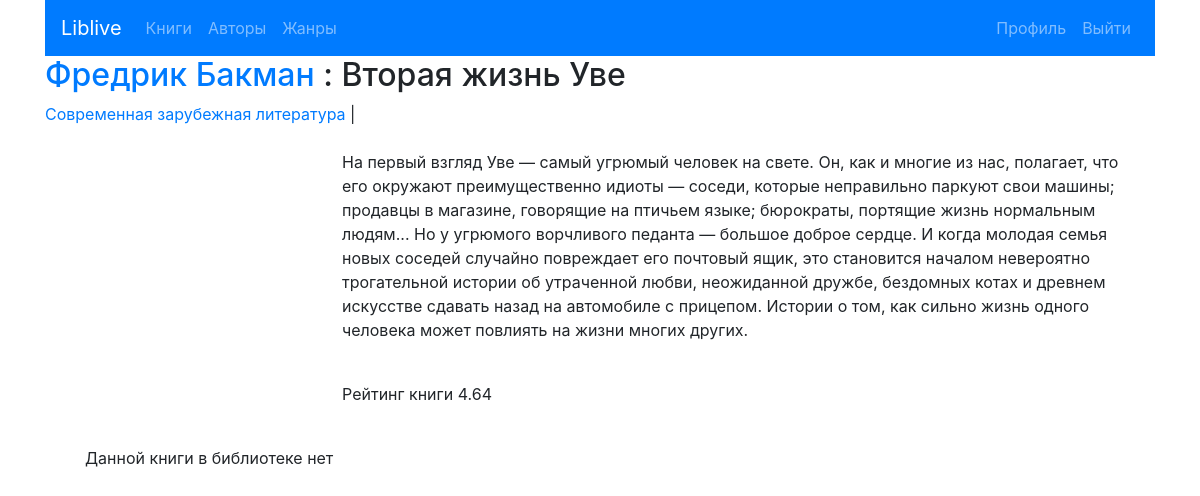
The app's page /book/3/ (signed in), older data.
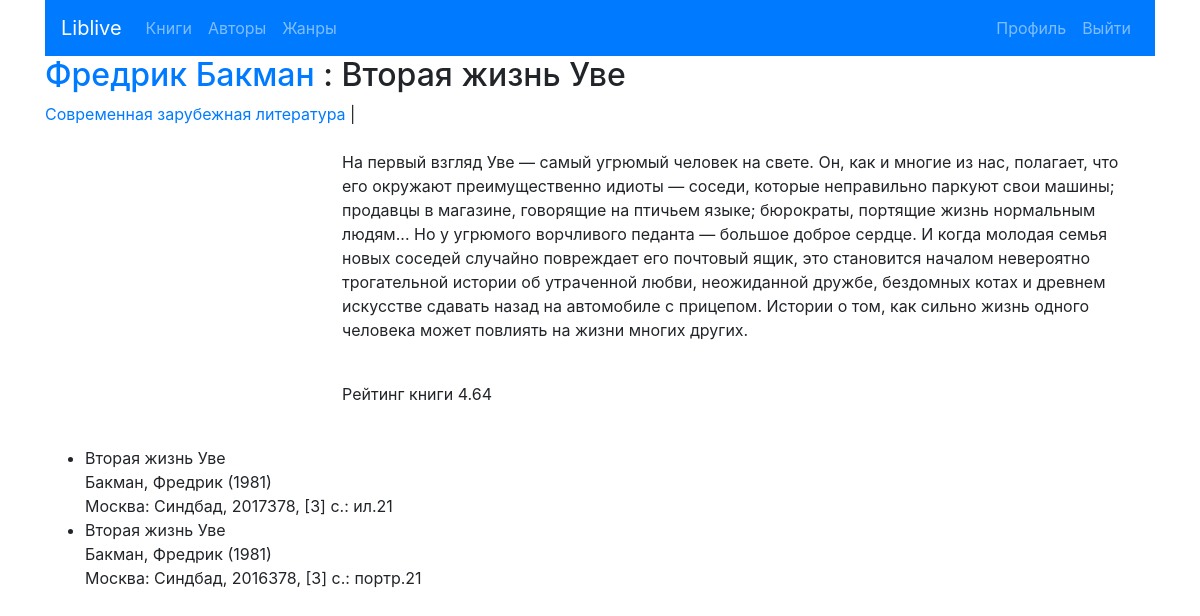
The same page, newer data.
### liv/models.py (models this page shows, shortened)
class Genre(models.Model):
    name = models.CharField(max_length=200)
    def __str__(self):
        return self.name

class ActualBook(models.Model):
    author = models.CharField(max_length=200)
    title = models.CharField(max_length=200)
    notes = models.TextField()
    key = models.ForeignKey(BookFromLivelib, on_delete=models.CASCADE)
    user = models.ForeignKey(User, on_delete=models.CASCADE)

### liv/views.py (the view)
# urls.py: path('book/<int:pk>/', views.BookDetailView.as_view(), name='book-detail'),
class BookDetailView(LoginRequiredMixin ,generic.DetailView):
    model = BookFromLivelib
    template_name = 'liv/book_detail.html'

### liv/models.py (called while the page is built)
    def __str__(self):
        return self.name

### liv/templates/liv/book_detail.html (shortened to what this page needs)
{% extends "liv/base.html" %}
{% block content %}
{% if object.user == user %}
    <h2><a href="{% url 'liv:author-detail' object.author.pk %}">{{ object.author }}</a> : {{ object.title }}</h2>
        {% for tag in object.tags.all %}
            <a href="{% url 'liv:genre-detail' tag.id %}">{{ tag }}</a> |
        {% endfor %}
    <br>
    <div class="container-fluid p-4">
        <div class="row">
            <div class="col-sm-3 pull-right">
            </div>
            <div class="col-sm-9">
                <p>{{ object.description }}</p>
                <br>
                <p>Рейтинг книги {{ object.rating }}</p>
            </div>
        </div>
    </div>
    <ul>
    {% if object.actualbook_set.all %}
        {% for b in object.actualbook_set.all %}
            <li>{{ b.title }} <br> {{ b.author }} <br> {{ b.notes }}</li>
        {% endfor %}
    {% else %}
        <p>Данной книги в библиотеке нет</p>
    {% endif %}
    </ul>
{% endif %}
{% endblock %}

Row changes from the older to the newer data that the page shows:
added ActualBook: title "Вторая жизнь Уве", author "Бакман, Фредрик (1981)", notes "Москва: Синдбад, 2017378, [3] с.: ил.21"
added ActualBook: title "Вторая жизнь Уве", author "Бакман, Фредрик (1981)", notes "Москва: Синдбад, 2016378, [3] с.: портр.21"
Text that changed along with them:
text no longer shown: "Данной книги в библиотеке нет"
